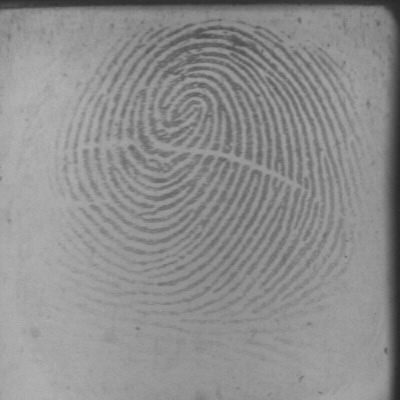
#> input picture database/f1/1.bmp, 400 x 400 px; its folder holds 3 pictures in this run
$ python exemplo.py
#> lines starting #> are read from the running program, lines starting #| are printed output that depends on the picture
import cv2, os, re
from skimage.feature import local_binary_pattern
from scipy.stats import itemfreq
'''0 import classificadores'''
from sklearn.svm import SVC
from sklearn.neighbors import KNeighborsClassifier
from sklearn.model_selection import GridSearchCV


diretorio= "./database/"

"""1 funçao natural_sort"""
def natural_sort(l):
    convert = lambda text: int(text) if text.isdigit() else text.lower()
    alphanum_key = lambda key: [ convert(c) for c in re.split('([0-9]+)', key) ]
    return sorted(l, key = alphanum_key)

'''2 lista pastas e ordena'''
content = os.listdir(diretorio)
content = natural_sort(content)

'''3 vetores treino e teste'''
treinoImagem = []
treinoRotulo = []
testeImagem = []
testeRotulo = []

contpessoa = 1

'''4 Para cada pessoa nos diretorios, imprima a pasta delas'''
for pessoa in content:
    diretorioPessoas = diretorio + pessoa + '/'
    if not os.path.isdir(diretorioPessoas): continue

    print("Operando pessoa", contpessoa)
    contpessoa += 1
    # print("Operando pessoa", diretorioPessoas)

    contentPessoas = os.listdir(diretorioPessoas)
    contentPessoas = natural_sort(contentPessoas)

    '''6 contador pra condição da metade para o treino e metade pro teste'''
    contador = 1;

    '''7 Para o contador (indicador) na pasta das pessoas, faça:'''
    for img in contentPessoas:
        nomeImg = diretorioPessoas + img
        #converte a imagem para cinza
        imagemCinza = cv2.cvtColor(cv2.imread(nomeImg), cv2.COLOR_RGB2GRAY)
#> imagemCinza: shape (400, 400); min 38, max 180, mean 141.9

        pontos = 8
        raio = 2
        metodo = "nri_uniform"

        lbp = local_binary_pattern(imagemCinza, pontos, raio, method = metodo )
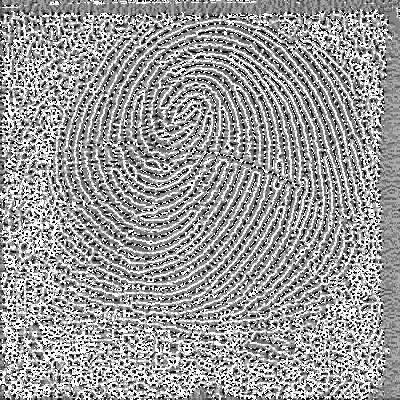
#> lbp: shape (400, 400) float64; min 0, max 58, mean 35.2; drawn with min black and max white
        # print(lbp)

        x = itemfreq(lbp)
#> x = 59 pairs, first value 0 to 58, second value 448 to 26710
        somaTotal = sum(x[:, 1])
#> somaTotal = 160000

        '''8 se o contador (lá em cima no passo 6) for menor que dois, adicione 2
        imagens para o treinamento img (passo 3)'''
        if contador <=2: #quantidade de amostras no treino
            treinoImagem.append(x[:, 1]/somaTotal)
            treinoRotulo.append(pessoa)
        else:
            #o restante é do teste
            testeImagem.append(x[:, 1]/somaTotal)
            testeRotulo.append(pessoa)

        contador = contador + 1
#> pass 2 of the loop `for pessoa in content:`:
#> diretorioPessoas = './database/f10/'
#> contentPessoas = ['1.bmp']
#> nomeImg = './database/f10/1.bmp'
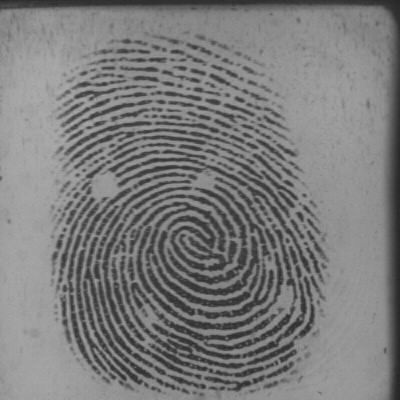
#> input picture database/f10/1.bmp, 400 x 400 px
#> `lbp = local_binary_pattern(imagemCinza, pontos, raio, method = metodo )`:
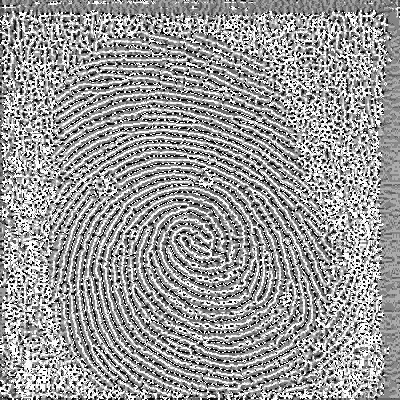
#> lbp: shape (400, 400) float64; min 0, max 58, mean 35.1; drawn with min black and max white
#> x = 59 pairs, first value 0 to 58, second value 484 to 27134

'''objetos dos classificadores'''


# classKNN = KNeighborsClassifier(n_neighbors = 1)
# #manda o classificador aprender
# '''treinamento'''
#
# print("\n"+"Resultados do KNN"+"\n")
# classKNN.fit(treinoImagem, treinoRotulo)
# '''classificacao'''
# predicaoKNN = classKNN.predict(testeImagem)
# print(predicaoKNN)
#
# acuraciaKNN = classKNN.score(testeImagem, testeRotulo)*100
# print("\n"+"{:.1f}".format(acuraciaKNN)+"\n")

'''RANDOM FOREST'''

print("\n"+"Resultados do Random Forest"+"\n")
from sklearn.ensemble import RandomForestClassifier
classRN = RandomForestClassifier(n_estimators=100, criterion="entropy", verbose=1, oob_score = True, n_jobs = -1, random_state=0)
# classRN = RandomForestClassifier(n_estimators=40, max_depth=2, random_state=0)
# utilizando o RN com os parametros padrao, deu *** porcentagem
classRN.fit(treinoImagem, treinoRotulo)
predicaoRN = classRN.predict(testeImagem)
print(predicaoRN)

acuraciaRN = classRN.score(testeImagem, testeRotulo)*100
print("\n"+"{:.1f}".format(acuraciaRN))
#não precisa renomear as imagens, só jogar dentro da pasta pessoas

'''tempo de execuçao'''
